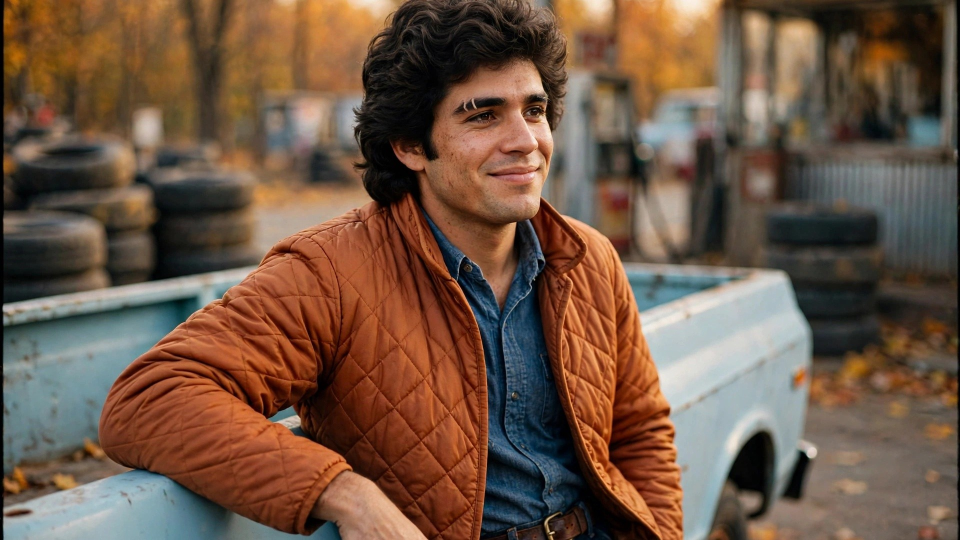
#> input picture .claude/skills/american-everyday-stories/series/refs/DANNY.jpg, 1920 x 1080 px (shown at 1/2 size); its folder holds only this picture in this run
$ python -i travel.py   (imports and definitions only)   (older library calls are emulated)
#> lines starting #> are read from the running program, lines starting #| are printed output that depends on the picture
#> further down, picture is the input picture: PIL image 1920x1080 RGB; mean R, G, B 111.8, 86.2, 68.9
#> in punch, `lab = cv2.cvtColor(np.asarray(im.convert("RGB")), cv2.COLOR_RGB2LAB)`: lab: shape (1080, 1920, 3); mean of channels 0, 1, 2 98.5, 137.2, 142.6
#> in punch, `lab[..., 0] = cv2.createCLAHE(clipLimit=2.2, tileGridSize=(8, 8)).appl..`: lab: shape (1080, 1920, 3); mean of channels 0, 1, 2 122.7, 137.2, 142.6
### .claude/skills/thumbnail/scripts/core.py
"""Shared toolkit for the thumbnail styles (styles/*.py): fonts, frame grabbing, face and scenery
scoring, grade, shading, the red-box title block, badge, emoji, picks sheet and the 2 MB JPEG writer.

Layout constants are for the 1080x1920 cover: text stays inside SAFE x80-960 / y300-1560, which survives
the 3:4 profile-grid, 4:5 feed and 1:1 square centre crops and the TikTok / Reels UI (right column,
bottom 20 %). CENTRE is the text block's x span, symmetric on the frame's centre line.
"""
import io
import os
import subprocess
import sys
import tempfile

import cv2
import numpy as np
from PIL import Image, ImageDraw, ImageEnhance, ImageFilter, ImageFont

ZH_FONT = ("/System/Library/AssetsV2/com_apple_MobileAsset_Font8/86ba2c91f017a3749571a82f2c6d890ac7ffb2fb"
           ".asset/AssetData/PingFang.ttc", 11)  # PingFang SC Semibold
TITLE_FONT = ("/System/Library/Fonts/HelveticaNeue.ttc", 9)  # Condensed Black, has Vietnamese
SUB_FONT = ("/System/Library/Fonts/Supplemental/Arial Bold.ttf", 0)
EMOJI_FONT = "/System/Library/Fonts/Apple Color Emoji.ttc"
YELLOW, RED, WHITE, BLACK = (255, 214, 10), (232, 23, 58), (255, 255, 255), (0, 0, 0)
PANEL = (18, 20, 28)  # text panel beside or under the picture: near-black, the red title and yellow hanzi pop on it
SAFE = (80, 300, 960, 1560)  # 9:16 text box
CENTRE = (1080 - SAFE[2], SAFE[2])  # the text block's x span: symmetric on the frame's centre line, clear of the buttons
MAX_BYTES = 2_000_000  # YouTube mobile upload limit for video thumbnails


def font(spec, size):
    return ImageFont.truetype(spec[0], size, index=spec[1])


# [16 lines left out: functions fit, ffprobe_duration, grab, not called in this run]


def to_pil(img):
    return Image.fromarray(cv2.cvtColor(img, cv2.COLOR_BGR2RGB))


# [95 lines left out: functions frames, face_mesh, ratio, faces, scenery, score and 2 more, not called in this run]


# ---------- drawing ----------
def grade(im):
    im = ImageEnhance.Color(im).enhance(1.15)
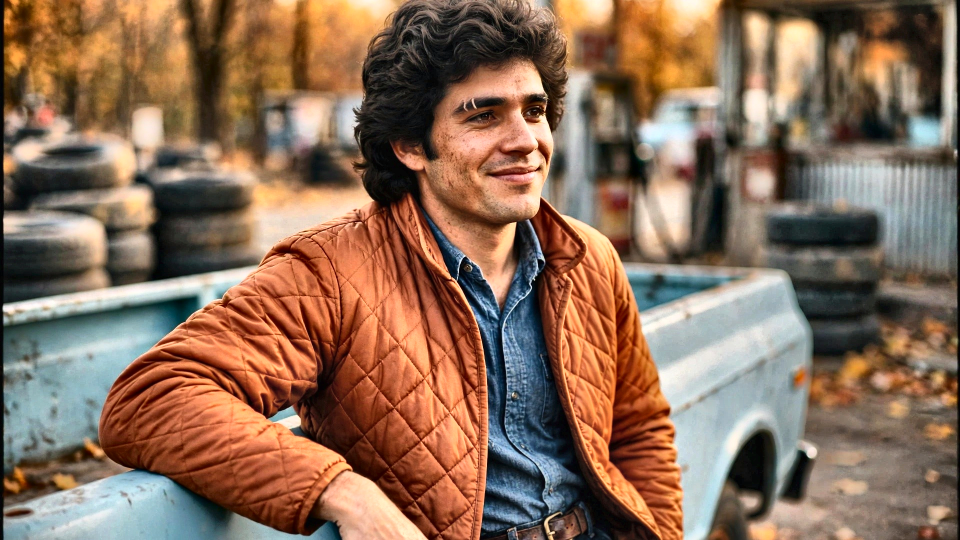
#> im: PIL image 1920x1080 RGB (shown at 1/2 size); mean R, G, B 138.9, 109.1, 88.5
    im = ImageEnhance.Contrast(im).enhance(1.08)
    return im.filter(ImageFilter.UnsharpMask(radius=2, percent=60, threshold=2))


# [173 lines left out: functions cover, shade, block_fit, block, badge, window and 6 more, not called in this run]

### .claude/skills/thumbnail/scripts/styles/travel.py
"""travel: scenery reels (scenic-drop-reel, muse-video travel mode); --split for zoominview reactions.

Pass the raw shots in plan order, not the finished reel (its intro text, dips to black and transitions
would be picked). The most vivid, sharp, still frame wins; the first shot is the hook shot and gets a
small bonus. The cover is built to stop the scroll: the frame full bleed, bright natural grade (never dark: it tires the eye),
optionally zoomed onto the subject (--zoom/--focus) with a red ring + arrow on it (--circle), a dark
band behind the text: the hook huge in yellow on a tilted black plate (a label like "This is China" is
refused), the place name in white Futura (two balanced lines when long) and a sub line that may end in a
flag emoji ("Norway 🇳🇴"). The text never sits on a person: it sits at the top of the safe box, the centre when
a person (back views too) is under the top, never the bottom (platform UI), and warns when both are taken.
A frame of the other aspect sits sharp on a blurred copy of itself, the text beside or above it.
--split (zoominview): one reel with a person, the reaction on top and the view below, the title on the
seam, as the old thumbnail did.
"""
import math
import re
import sys

import cv2
import numpy as np
from core import (
    BLACK,
    CENTRE,
    RED,
    SAFE,
    cover,
    emoji,
    face_mesh,
    faces,
    ffprobe_duration,
    frames,
    grab,
    grade,
    horizontal,
    pick,
    picks_sheet,
    scenery,
    split,
    split_emoji,
    spread,
    to_pil,
)
from PIL import Image, ImageDraw, ImageEnhance, ImageFilter, ImageFont, ImageStat

FONTS = {  # (file, face index)
    "futura": ("/System/Library/Fonts/Supplemental/Futura.ttc", 4),  # Condensed ExtraBold
    "heavy": ("/System/Library/Fonts/Avenir Next.ttc", 8),
    "demi": ("/System/Library/Fonts/Avenir Next.ttc", 2),
}
YELLOW = (255, 226, 0)
DULL = re.compile(r"\b(beautiful|amazing|stunning|paradise|gorgeous|breathtaking|lovely|welcome to|this is \w+)\b", re.I)
HOOK_BONUS = 1.15
EDGE = 0.5  # s skipped at both ends of a shot (muse settles in / fades out there)


# [10 lines left out: function add_args, not called in this run]


# ---------- text ----------
def font(kind, size):
    return ImageFont.truetype(FONTS[kind][0], size, index=FONTS[kind][1])


# [87 lines left out: functions fit, chars, line, rows, text, not called in this run]


# ---------- frame prep ----------
def punch(im):
    """Local contrast (CLAHE) + grade(), shadows lifted, faint vignette: crisp and bright, never dark or hazy"""
    lab = cv2.cvtColor(np.asarray(im.convert("RGB")), cv2.COLOR_RGB2LAB)
    lab[..., 0] = cv2.createCLAHE(clipLimit=2.2, tileGridSize=(8, 8)).apply(lab[..., 0])
    im = grade(Image.fromarray(cv2.cvtColor(lab, cv2.COLOR_LAB2RGB)))
    mean = ImageStat.Stat(im.convert("L")).mean[0]
#> mean = 115.1
    if mean < 125:  # a moody, dark frame: lift the shadows (gamma) towards a mid-bright mean
        g = min(max(math.log(125 / 255) / math.log(max(mean, 1) / 255), 0.7), 1.0)
#> g = 0.896
        im = im.point(lambda v: round(255 * (v / 255) ** g))
    im = ImageEnhance.Brightness(im).enhance(1.04)
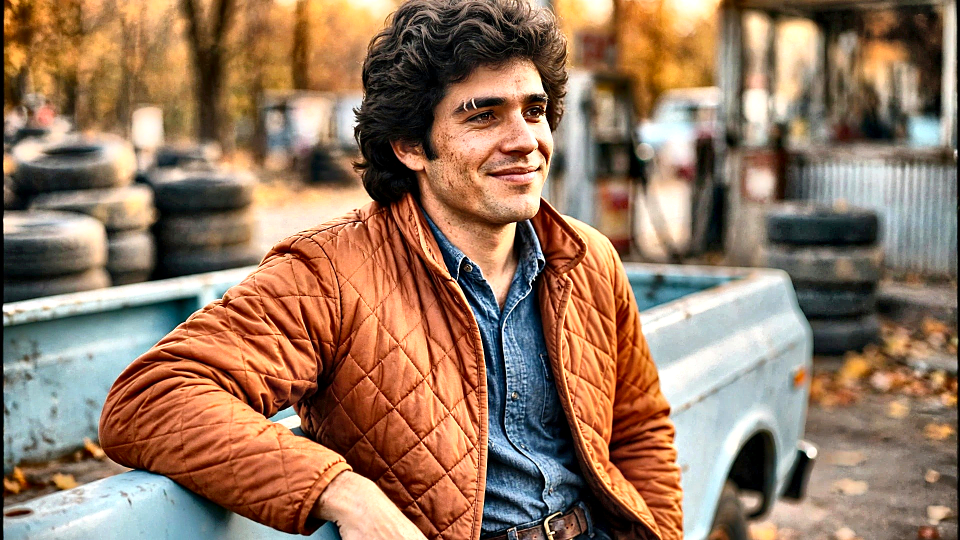
#> im: PIL image 1920x1080 RGB (shown at 1/2 size); mean R, G, B 149.8, 119.7, 96.8
    w, h = im.size
#> w = 1920; h = 1080
    v = Image.radial_gradient("L").resize((w, h))  # 0 centre -> 255 corners
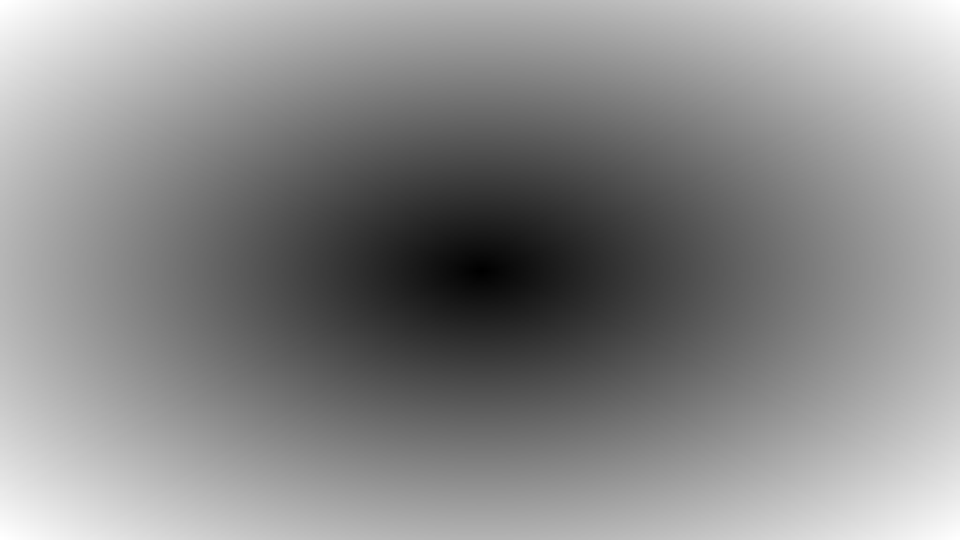
#> v: PIL image 1920x1080 L (shown at 1/2 size); min 0, max 255, mean 138.1
    dark = Image.new("RGB", (w, h), BLACK)
#> dark: PIL image 1920x1080 RGB; every value is 0
    return Image.composite(dark, im, v.point(lambda a: int(max(a - 170, 0) * 0.35)))


# [36 lines left out: functions zoom, ring, not called in this run]


# ---------- layout ----------
def subject(args):
    """x, y of what the cover is about (the ring, else the middle), fractions of the (zoomed) frame"""
    return tuple(float(v) for v in args.circle.split(",")[:2]) if args.circle else (0.5, 0.5)


# [10 lines left out: function people, not called in this run]


def stack_height(args):
    return sum(a + b for *_, a, b in rows(args, CENTRE[1] - CENTRE[0], 1080))


# [57 lines left out: functions shade, vertical, landscape, best, not called in this run]


def at(args):
    clip, _, t = args.at.rpartition("@")
    return clip or args.videos[0], float(t)


# [38 lines left out: functions reaction, make, not called in this run]

>>> from PIL import Image
>>> picture = Image.open('../../../american-everyday-stories/series/refs/DANNY.jpg')
>>> result = punch(picture)

$ run again, on .claude/skills/american-everyday-stories/series/refs/ELLIE.jpg
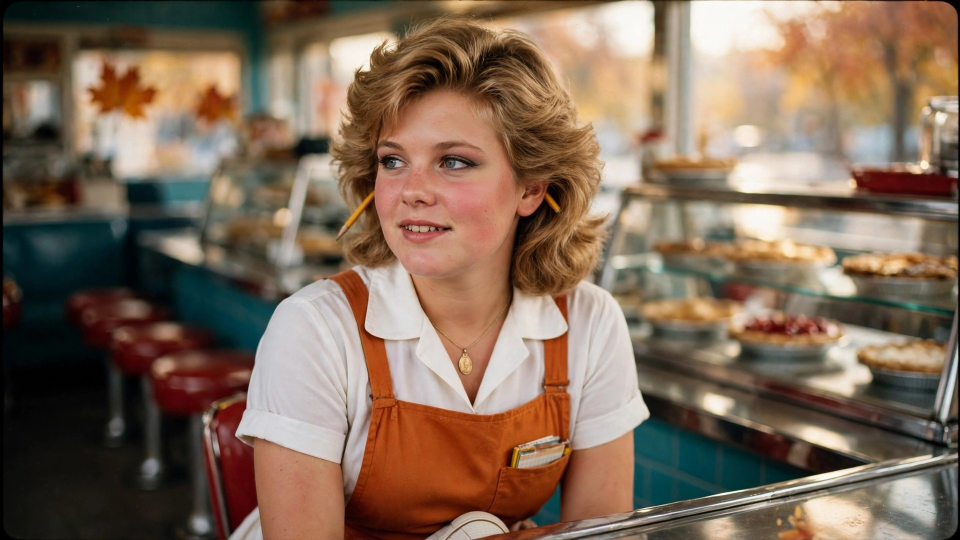
#> input picture .claude/skills/american-everyday-stories/series/refs/ELLIE.jpg, 1920 x 1080 px (shown at 1/2 size)
#> picture is the input picture: PIL image 1920x1080 RGB; mean R, G, B 128.3, 106.1, 88.1
#> in grade, `im = ImageEnhance.Color(im).enhance(1.15)`:
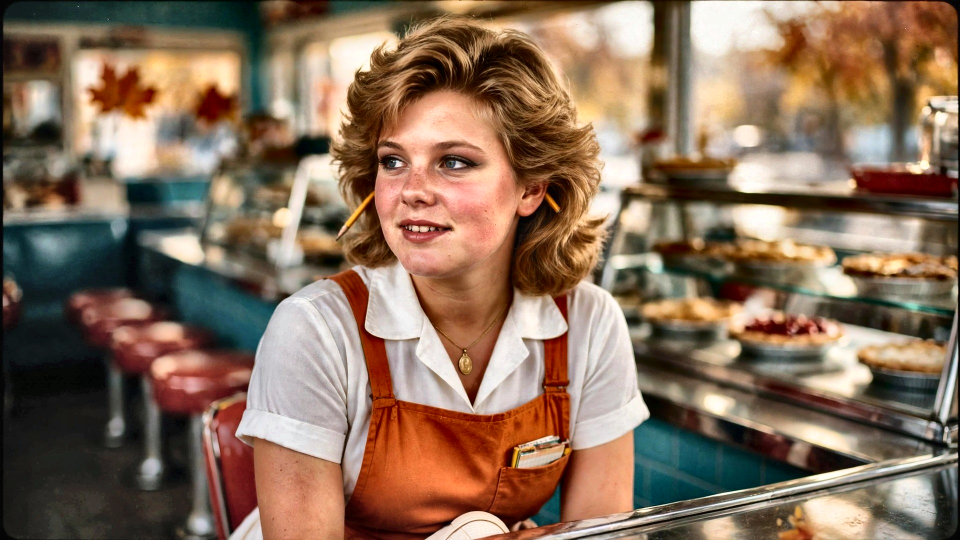
#> im: PIL image 1920x1080 RGB (shown at 1/2 size); mean R, G, B 136.4, 110.9, 90.7
#> mean = 115.8
#> g = 0.903
#> in punch, `im = ImageEnhance.Brightness(im).enhance(1.04)`:
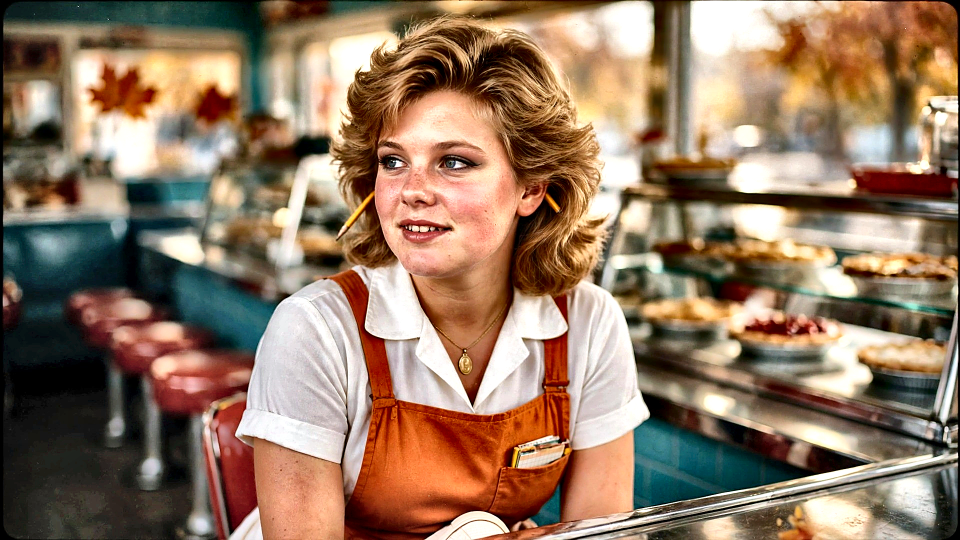
#> im: PIL image 1920x1080 RGB (shown at 1/2 size); mean R, G, B 147, 120.5, 98.5
#> dark: PIL image 1920x1080 RGB; every value is 0

$ run again, on .claude/skills/american-everyday-stories/series/refs/ELLIE_face.jpg
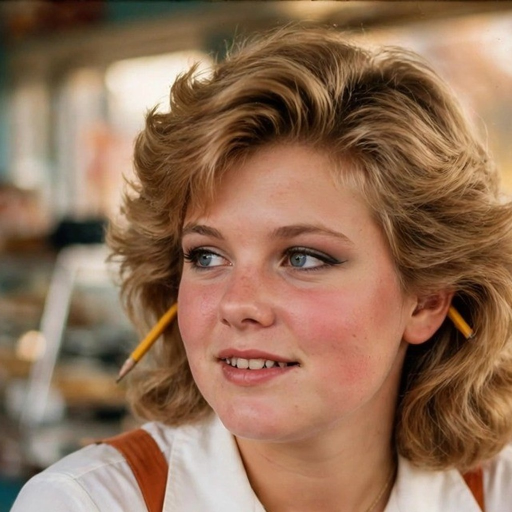
#> input picture .claude/skills/american-everyday-stories/series/refs/ELLIE_face.jpg, 1024 x 1024 px (shown at 1/2 size)
#> picture is the input picture: PIL image 1024x1024 RGB; mean R, G, B 145.4, 111.2, 86.5
#> in grade, `im = ImageEnhance.Color(im).enhance(1.15)`:
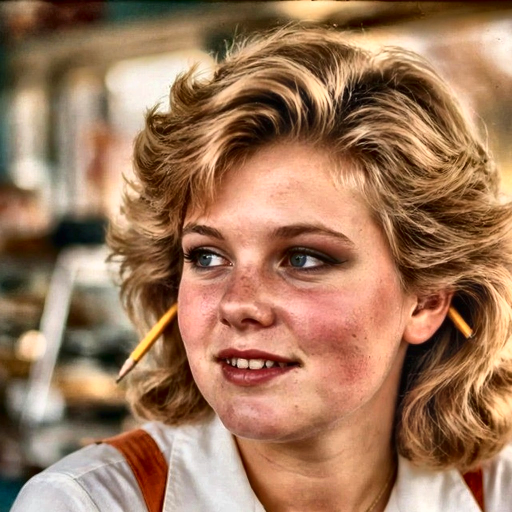
#> im: PIL image 1024x1024 RGB (shown at 1/2 size); mean R, G, B 159.5, 119.9, 91.4
#> mean = 128.1
#> dark: PIL image 1024x1024 RGB; every value is 0

$ run again, on .claude/skills/american-everyday-stories/series/refs/EVELYN.jpg
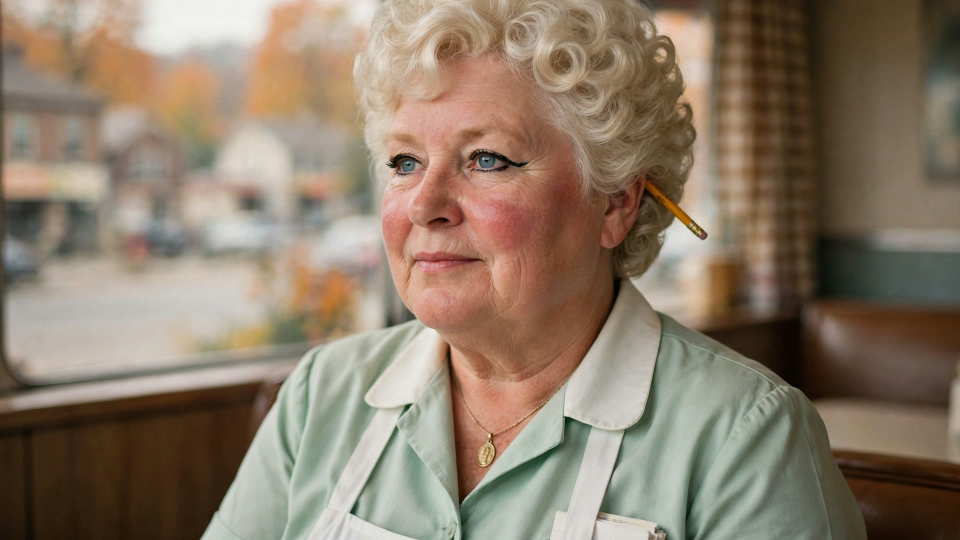
#> input picture .claude/skills/american-everyday-stories/series/refs/EVELYN.jpg, 1920 x 1080 px (shown at 1/2 size)
#> picture is the input picture: PIL image 1920x1080 RGB; mean R, G, B 139.9, 123.5, 105.5
#> in grade, `im = ImageEnhance.Color(im).enhance(1.15)`:
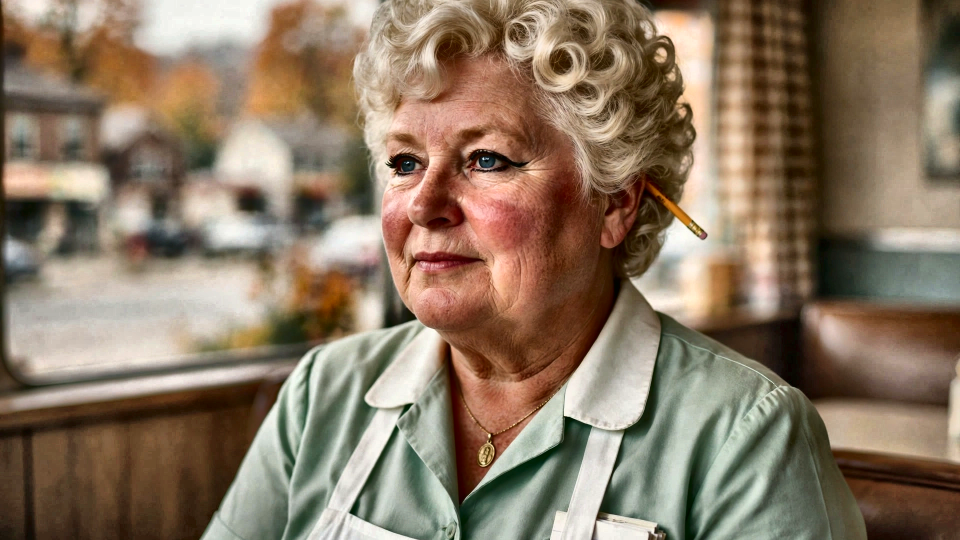
#> im: PIL image 1920x1080 RGB (shown at 1/2 size); mean R, G, B 138.3, 119.7, 99.2
#> mean = 122.5
#> g = 0.973
#> dark: PIL image 1920x1080 RGB; every value is 0
